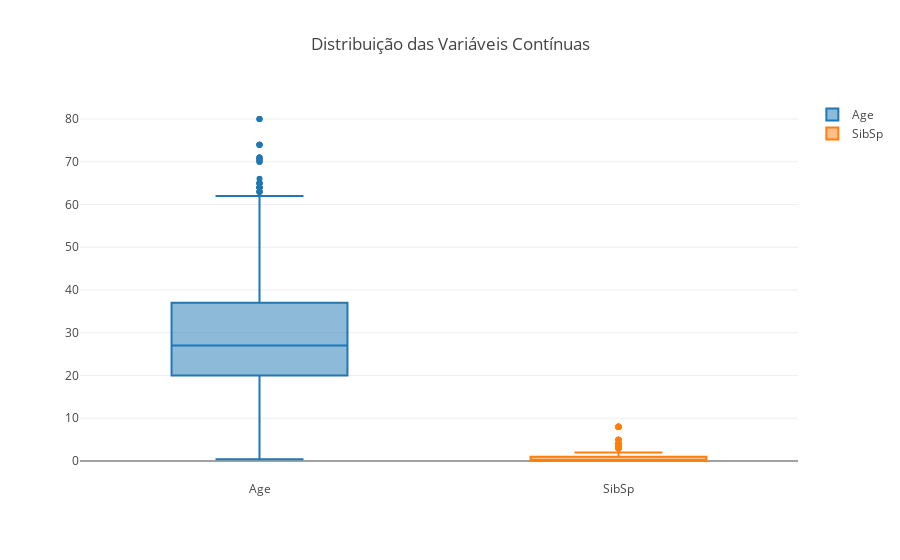

The cell this chart's notebook holds for it:
### Markdown cell above
#### BoxPlot

### Code cell
lista_boxplot = ['Age','SibSp']

TuringBoxPlotIntVars(df_00,lista_boxplot)

### Figure 1 — Plotly figure (JSON) as saved in the notebook; plotly's stock layout.template omitted (floating-point values rounded to 4 significant figures; data arrays with more than 128 entries replaced by an {"elided": "..."} marker saying what was removed)
{"data": [{"name": "Age", "type": "box", "uid": "c228eaf1-5880-4874-86d8-a88c1369daaf", "y": {"elided": "2000 float values"}}, {"name": "SibSp", "type": "box", "uid": "39859938-856a-4cc3-aa94-e60506efd6d7", "y": {"elided": "2000 int values"}}], "layout": {"title": {"text": "Distribuição das Variáveis Contínuas"}}}
